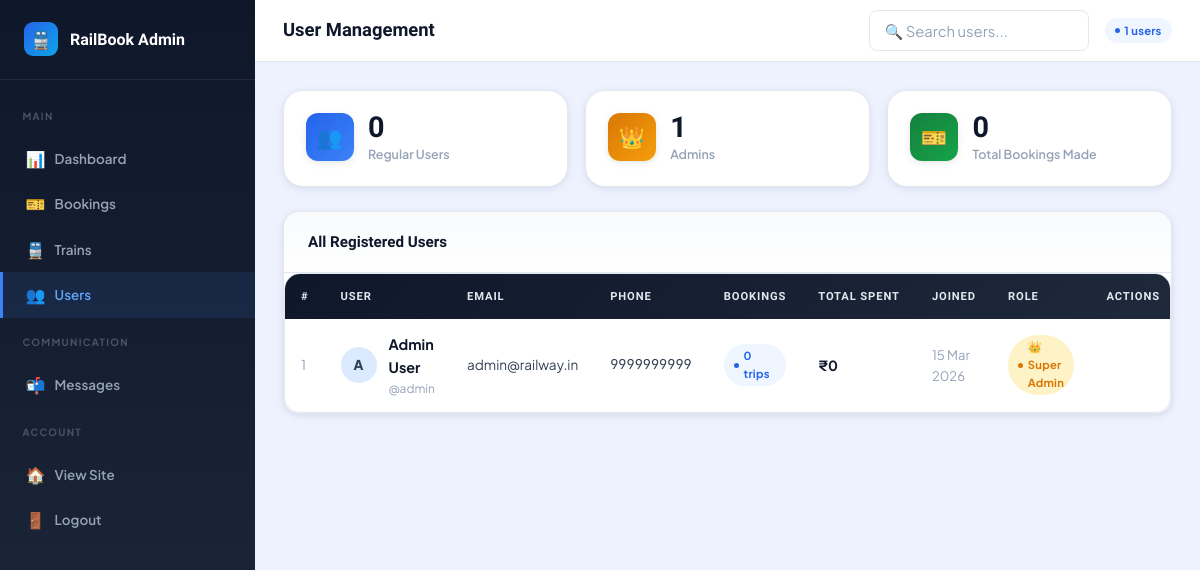
The page /admin/users.php (signed in) on the database its author committed.
### tables this page shows
CREATE TABLE IF NOT EXISTS users (
    id INT AUTO_INCREMENT PRIMARY KEY,
    full_name VARCHAR(100) NOT NULL,
    username VARCHAR(50) NOT NULL UNIQUE,
    email VARCHAR(100) NOT NULL UNIQUE,
    password VARCHAR(255) NOT NULL,
    phone VARCHAR(15),
    role ENUM('user','admin') DEFAULT 'user',
    created_at TIMESTAMP DEFAULT CURRENT_TIMESTAMP
);

### admin/users.php (the view, shortened to what this page needs)
<?php
$conn = getDB();
$users = $conn->query("SELECT u.*, (SELECT COUNT(*) FROM bookings WHERE user_id=u.id) as booking_count, (SELECT COALESCE(SUM(fare),0) FROM bookings WHERE user_id=u.id AND booking_status='confirmed') as total_spent FROM users u ORDER BY u.created_at DESC")->fetch_all(MYSQLI_ASSOC);
?>
<!DOCTYPE html>
<html lang="en">
<head>
    <link rel="stylesheet" href="../assets/css/style.css">
</head>
<body>
<div class="admin-layout">
        <aside class="sidebar">
        <div class="sidebar-logo">
            <div style="width:34px;height:34px;border-radius:9px;background:linear-gradient(135deg,#2563EB,#0EA5E9);display:flex;align-items:center;justify-content:center;font-size:1.1rem;">🚆</div>
            <span>RailBook Admin</span>
        </div>
        <nav class="sidebar-nav">
            <div class="sidebar-section">Main</div>
            <a href="index.php" class="sidebar-link"><span class="icon">📊</span>Dashboard</a>
            <a href="bookings.php" class="sidebar-link"><span class="icon">🎫</span>Bookings</a>
            <a href="trains.php" class="sidebar-link"><span class="icon">🚆</span>Trains</a>
            <a href="users.php" class="sidebar-link active"><span class="icon">👥</span>Users</a>
            <div class="sidebar-section">Communication</div>
            <a href="messages.php" class="sidebar-link"><span class="icon">📬</span>Messages</a>
            <div class="sidebar-section">Account</div>
            <a href="../index.php" class="sidebar-link"><span class="icon">🏠</span>View Site</a>
            <a href="../logout.php" class="sidebar-link"><span class="icon">🚪</span>Logout</a>
        </nav>
    </aside>
    <div class="admin-main">
        <div class="admin-topbar">
            <h3>User Management</h3>
            <div style="display:flex;align-items:center;gap:1rem;">
                <input type="text" id="user-filter" class="form-control" style="width:220px;" placeholder="🔍 Search users..." oninput="filterUsers()">
                <span class="badge badge-info"><?= count($users) ?> users</span>
            </div>
        </div>
        <div class="admin-content">
            <div class="stats-grid mb-3" style="grid-template-columns:repeat(3,1fr);">
                <div class="stat-card">
                    <div class="stat-icon blue">👥</div>
                    <div>
                        <div class="stat-value"><?= count(array_filter($users, fn($u)=>$u['role']==='user')) ?></div>
                        <div class="stat-label">Regular Users</div>
                    </div>
                </div>
                <div class="stat-card">
                    <div class="stat-icon amber">👑</div>
                    <div>
                        <div class="stat-value"><?= count(array_filter($users, fn($u)=>$u['role']==='admin')) ?></div>
                        <div class="stat-label">Admins</div>
                    </div>
                </div>
                <div class="stat-card">
                    <div class="stat-icon green">🎫</div>
                    <div>
                        <div class="stat-value"><?= array_sum(array_column($users,'booking_count')) ?></div>
                        <div class="stat-label">Total Bookings Made</div>
                    </div>
                </div>
            </div>
            <div class="card">
                <div class="card-header">All Registered Users</div>
                <div class="table-wrap">
                    <table id="users-table">
                        <thead>
                            <tr>
                                <th>#</th>
                                <th>User</th>
                                <th>Email</th>
                                <th>Phone</th>
                                <th>Bookings</th>
                                <th>Total Spent</th>
                                <th>Joined</th>
                                <th>Role</th>
                                <th>Actions</th>
                            </tr>
                        </thead>
                        <tbody>
                            <?php foreach($users as $i => $u): ?>
                            <tr data-search="<?= strtolower($u['full_name'].' '.$u['username'].' '.$u['email']) ?>">
                                <td style="color:var(--ink-4);font-size:0.85rem;"><?= $i+1 ?></td>
                                <td>
                                    <div style="display:flex;align-items:center;gap:0.75rem;">
                                        <div style="width:36px;height:36px;border-radius:50%;background:#DBEAFE;display:flex;align-items:center;justify-content:center;font-weight:800;font-size:0.85rem;color:var(--blue-700);flex-shrink:0;">
                                            <?= strtoupper(substr($u['full_name'],0,1)) ?>
                                        </div>
                                        <div>
                                            <div style="font-weight:700;font-size:0.9rem;color:var(--ink-1);"><?= htmlspecialchars($u['full_name']) ?></div>
                                            <div style="font-size:0.75rem;color:var(--ink-4);">@<?= htmlspecialchars($u['username']) ?></div>
                                        </div>
                                    </div>
                                </td>
                                <td style="font-size:0.85rem;"><?= htmlspecialchars($u['email']) ?></td>
                                <td style="font-size:0.85rem;font-family:'JetBrains Mono',monospace;"><?= htmlspecialchars($u['phone'] ?: '—') ?></td>
                                <td>
                                    <span class="badge badge-info"><?= $u['booking_count'] ?> trips</span>
                                </td>
                                <td style="font-weight:700;color:var(--green-700);">₹<?= number_format($u['total_spent'],0) ?></td>
                                <td style="font-size:0.82rem;color:var(--ink-4);"><?= date('d M Y', strtotime($u['created_at'])) ?></td>
                                <td>
                                    <?php if($u['id']==1): ?>
                                        <span class="badge badge-warning">👑 Super Admin</span>
                                    <?php endif; ?>
                                </td>
                                <td>
                                </td>
                            </tr>
                            <?php endforeach; ?>
                        </tbody>
                    </table>
                </div>
            </div>
        </div>
    </div>
</div>
</body>
</html>

### rows shown on the page
users: role "0", role "1", full_name "A", full_name "Admin User", username "admin", email "admin@railway.in", phone "9999999999", booking_count "0", total_spent "0", created_at "15 Mar 2026", shows "👑 Super Admin"

### other values the page prints
count($users) "1"
array_sum(array_column($users,'booking_count')) "0"
